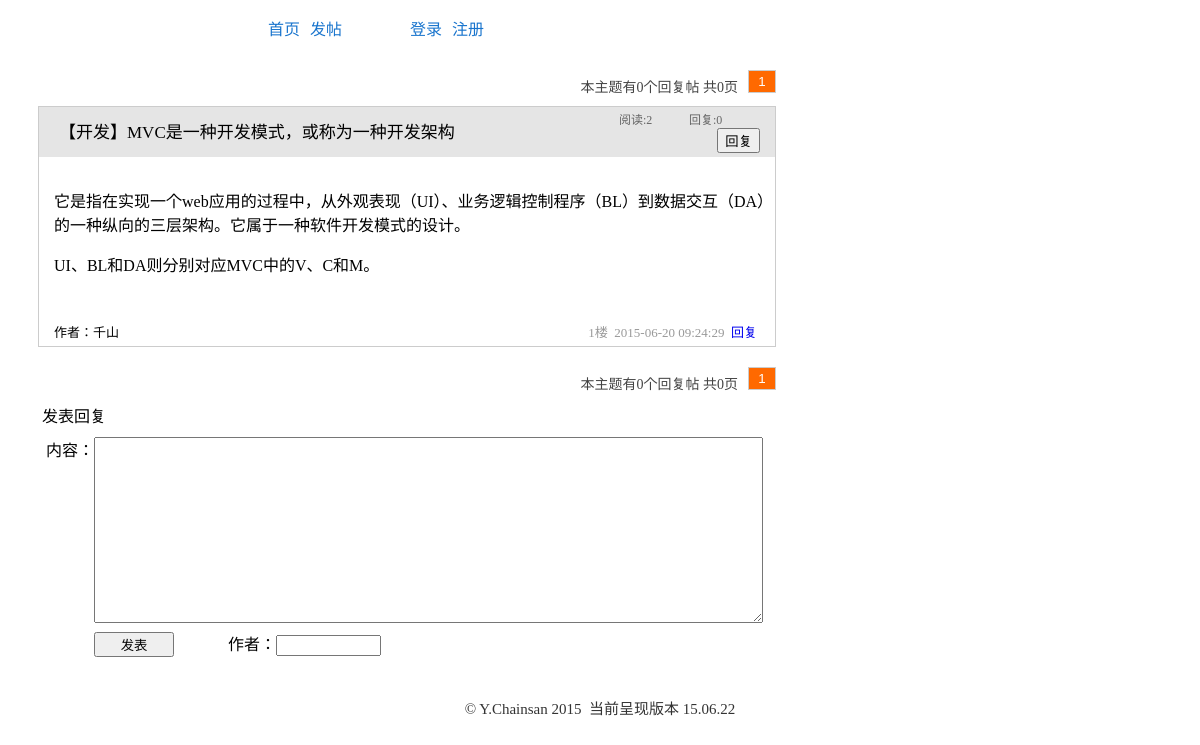
/topic.php?sid=21&p=1, run on the app's committed database.
### tables this page shows
CREATE TABLE `subjectpost` (
  `subjectID` int(10) unsigned NOT NULL AUTO_INCREMENT,
  `subject_NO` int(10) NOT NULL,
  `post_title` varchar(60) NOT NULL,
  `post_content` text NOT NULL,
  `post_author` varchar(20) NOT NULL,
  `postauthor_UID` int(11) NOT NULL,
  `category_number` int(11) NOT NULL,
  `post_level` tinyint(2) NOT NULL DEFAULT '0',
  `post_position` tinyint(2) NOT NULL DEFAULT '0',
  `addtime` datetime NOT NULL,
  `addip` varchar(15) NOT NULL,
  `lastreply_time` datetime NOT NULL,
  `lastreply_author` varchar(20) NOT NULL,
  `lastreply_UID` int(11) NOT NULL,
  `view_number` int(11) NOT NULL,
  `reply_number` int(11) NOT NULL,
  `like_number` int(11) NOT NULL,
  `dislike_number` int(11) NOT NULL,
  PRIMARY KEY (`subjectID`)
);

### topic.php (the view, shortened to what this page needs)
<?php
require 'include/dbconnect.php';
if (isset($_GET["sid"])) {
	$sid = $_GET["sid"];
	$sql = "SELECT `post_title`, `post_content`, `post_author`, `addtime`, `addip`,`view_number`,`reply_number`
	FROM subjectpost WHERE subjectID = '$sid'";
	$result = mysqli_query($dbcon, $sql);
	if ($sjct = mysqli_fetch_array($result)) {
		$sjcttitle = $sjct["post_title"];
	}else {
		exit('该页面不存在');
	}
	if ($sjct["post_author"]=='') {
		$postauthor = '某网友('.$sjct["addip"].')';
	}else {
		$postauthor = $sjct["post_author"];
	}
}else {
	exit('该页面不存在');
}
?>
<!DOCTYPE html>
<html>
<head>
<link rel="stylesheet" href="styles.css" type="text/css">
</head>
<body>
<div class="container">
<?php
if (isset($_SESSION['userID'])) {
	include 'include/signintopnav.php';
}else {
	include 'include/topnav.php';
}
$pageNumber = 1;
if (isset($_GET["p"])) {
	$pageNumber=$_GET["p"];
}
$pageRows = 15;
$sql = "SELECT COUNT(*) from replypost WHERE reply_SID=$sid";
$result = mysqli_query($dbcon, $sql);
$row = mysqli_fetch_array($result,MYSQL_NUM);
$records = $row[0];
$totalPages = ceil($records/$pageRows);
if ($pageNumber<=1) {
	echo '<div class="topChangeReplyPage"><div class="currentReplyPage">本主题有'.$records.'个回复帖&nbsp;共'.$totalPages.'页</div>';
	echo '<ul class="replyPageList"><li><button class="noLinkReplyPage">1</button></li>';
	echo '</ul>';
}
echo'</div><br><br>';
if ($_GET["p"]==1) {
	echo '<div class="subjectpost">
		<div class="posthead"><div class="topictitle">'.$sjct["post_title"].'</div>
		<div class="postheadinfo">阅读:'.$sjct["view_number"].'</div>
		<div class="postheadinfo">回复:'.$sjct["reply_number"].'</div>
		<a href="#reply" title="回复此主题"><button class="titlereplybtn">回复</button></a></div>
		<div class="postcontent">'.$sjct["post_content"].'</div>
		<div class="postfooter">作者：'.$postauthor.'<div class="pfooterright"> 1楼  &nbsp;'.$sjct["addtime"].' &nbsp;<a href="#reply" title="回复此主题">回复</a></div></div></div>';
}
?>
<?php
if ($pageNumber<=1) {
	echo '<div class="changeReplyPage"><div class="currentReplyPage">本主题有'.$records.'个回复帖&nbsp;共'.$totalPages.'页</div>';
	echo '<ul class="replyPageList"><li><button class="noLinkReplyPage">1</button></li>';
	echo '</ul>';
}
echo'</div>';
?>
<br><br>
<div class="replydiv" id="reply">
&nbsp;发表回复<br>
<form action="addreply.php" name="addreply" method="post" onSubmit="return validate()">
<div class="inputreplytitle">内容：</div>
<textarea name="replycontent" id="replycontent" class="inputreplycontent" cols="81" rows="12"></textarea><br>
<input type="submit" class="submitreply" value="发表">
<?php
if (isset($_SESSION['username'])) {
	echo '<input name="replyauthor" type="hidden" value="'.$_SESSION['username'].'">';
}else {
	echo '<span class="username">作者：</span><input name="replyauthor" type="text" size="10">';
}
?>
</form>
</div>
</div>
<div id="footer">
<?php include 'include/footer.php';?>
</div>
</body>

### styles.css (style rules this page uses)
a { text-decoration:none; }
#footer { text-align:center; color:#333; font-size:15px; margin:40px 0 15px 0; }
.container { width:768px; margin:0; }
.postcontent { width:580px; margin-top:5px; }
.username { margin-left:50px; }
.subjectpost { margin:0 0 0 30px; border:1px solid #ccc; width:736px; }
.posthead { width:736px; background-color:#e5e5e5; height:50px; }
.topictitle { margin:8px 0 5px 20px; height:45px; line-height:35px; width:550px; height:30px; font-family:"Microsoft Yahei"; font-size:17px; text-align:left; float:left; overflow:hidden; }
.postheadinfo { height:18px; width:60px; float:left; margin:3px 0 0 10px; font-size:12px; color:#666; }
.titlereplybtn { float:right; margin:0 15px 0 5px; }
.postcontent { padding:10px 8px 10px 15px; width:713px; }
.postfooter { width:703px; padding:20px 18px 5px 15px; font-size:13px; }
.pfooterright { float:right; color:#999; }
.replydiv { margin:20px 0 10px 30px; }
.inputreplytitle { float:left; margin:10px 0 0 8px; }
.inputreplycontent { margin:10px 0 0 0; }
.submitreply { margin-left:56px; width:80px; height:25px; margin-top:5px; }
.topChangeReplyPage { margin-left:30px; text-align:center; float:right; }
.changeReplyPage { margin:20px 0 0 30px; text-align:center; float:right; }
.currentReplyPage { margin:6px 0 0 30px; color:#444; font-size:14px; float:left; }
.replyPageList { margin:0 0 0 5px; padding:0px; float:left; }
.replyPageList li { list-style:none; text-align:center; margin:0 0 0 5px; float:left; }
.noLinkReplyPage { background-color:#ff6900; color:#fff; padding:3px 0 3px 0; text-align:center; width:28px; border:1px solid #ccc; }

### data on the page
subjectpost: post_title "【开发】MVC是一种开发模式，或称为一种开发架构", view_number "2", reply_number "0", post_content "它是指在实现一个web应用的过程中，从外观表现（UI）、业务逻辑控制程序（BL）到数据交互（DA）的一种纵向的三层架构。它属于一种软件开发模式的设计。 UI、BL和DA则分别对应MVC中的V、C和M。", post_author "千山", addtime "2015-06-20 09:24:29"

### other printed values
$records "0"
$totalPages "0"
